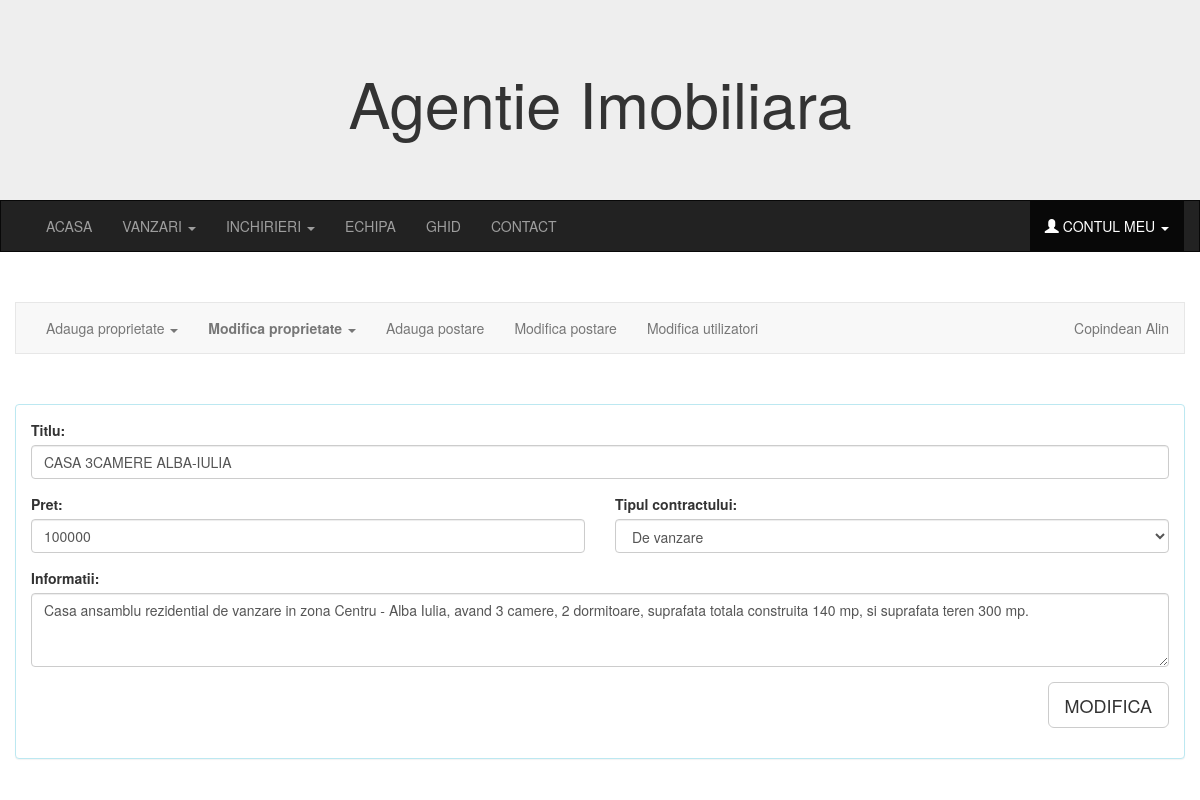
/mod_casa.php?id_casa=2 (signed in), run on the app's committed database.
### tables this page shows
CREATE TABLE `useri` (
  `id_user` int(11) unsigned NOT NULL AUTO_INCREMENT,
  `nume` varchar(50) NOT NULL DEFAULT '',
  `prenume` varchar(50) NOT NULL DEFAULT '',
  `telefon` varchar(15) NOT NULL DEFAULT '',
  `email` varchar(60) NOT NULL DEFAULT '',
  `password` varchar(500) NOT NULL DEFAULT '',
  `admin` binary(2) DEFAULT '0\0',
  `avatar` varchar(255) DEFAULT NULL,
  PRIMARY KEY (`id_user`)
);

CREATE TABLE `case_vile` (
  `id_casa` int(11) NOT NULL AUTO_INCREMENT,
  `titlu` varchar(255) DEFAULT NULL,
  `camere` int(2) unsigned NOT NULL DEFAULT '0',
  `pret_casa` bigint(20) unsigned NOT NULL DEFAULT '0',
  `localitate` varchar(60) NOT NULL DEFAULT '',
  `an_constructie` int(10) unsigned NOT NULL DEFAULT '0',
  `id_agent` int(11) unsigned NOT NULL DEFAULT '0',
  `suprafata` varchar(25) DEFAULT NULL,
  `garaj` varchar(10) DEFAULT 'nu',
  `piscina` varchar(10) DEFAULT 'nu',
  `info` varchar(500) DEFAULT NULL,
  `tip_contract` varchar(255) NOT NULL DEFAULT '',
  PRIMARY KEY (`id_casa`),
  KEY `id_agent` (`id_agent`),
  CONSTRAINT `case_vile_ibfk_1` FOREIGN KEY (`id_agent`) REFERENCES `useri` (`id_user`) ON DELETE CASCADE ON UPDATE CASCADE
);

### mod_casa.php (the view, shortened to what this page needs)
<!DOCTYPE html>
<html>
<head>
  <link rel="stylesheet" href="https://maxcdn.bootstrapcdn.com/bootstrap/3.3.7/css/bootstrap.min.css">
  <link rel="stylesheet" href="style.css">
</head>
<body>
<div class="jumbotron">
  <div class="container text-center">
    <h1>Agentie Imobiliara</h1>
  </div>
</div>
<nav class="navbar navbar-inverse">
  <div class="container-fluid">
    <div class="collapse navbar-collapse" id="myNavbar">
      <ul class="nav navbar-nav">
        <li ><a href="index.php">ACASA</a></li>
        <li class="dropdown">
        <a class="dropdown-toggle" data-toggle="dropdown" href="#">VANZARI
        <span class="caret"></span></a>
      </li>
      <li class="dropdown">
        <a class="dropdown-toggle" data-toggle="dropdown" href="#">INCHIRIERI
        <span class="caret"></span></a>
      </li>
        <li><a href="echipa.php">ECHIPA</a></li>
        <li><a href="ghid.php">GHID</a></li>
        <li><a href="contact.php">CONTACT</a></li>
      </ul>
      <ul class="nav navbar-nav navbar-right">
        <li class="active" class="dropdown" >
        <a class="dropdown-toggle" data-toggle="dropdown" href="#"><span class="glyphicon glyphicon-user"></span> CONTUL MEU
        <span class="caret"></span></a>
      </ul>
    </div>
  </div>
</nav>
<div class="container">
                        <?php
                        require("mysql.php");
                        $admin=0;
                        if(isset($_SESSION['id_user']))
                            {
                              $query = "SELECT nume,prenume,admin FROM useri where id_user=".$_SESSION['id_user'];
                              $rezultat1 = mysqli_query($conexiune, $query) or die ('Eroare');
                               while($row = mysqli_fetch_array($rezultat1))
                              {
                                $admin=$row["admin"];
                                $numeadmin=$row["nume"];
                                $prenumeadmin=$row["prenume"];
                                }
                              if($admin!=0)
                              {
                        ?>
<div class="row">
  <nav class="navbar navbar-default">
  <div class="container-fluid">
    <ul class="nav navbar-nav">
      <li class="dropdown">
        <a class="dropdown-toggle" data-toggle="dropdown" href="#">Adauga proprietate
        <span class="caret"></span></a>
      </li>
      <li class="active-admin" class="dropdown">
        <a class="dropdown-toggle" data-toggle="dropdown" href="#">Modifica proprietate
        <span class="caret"></span></a>
      </li>
      <li><a href="adauga_postare.php">Adauga postare</a></li>
      <li ><a href="modifica_postare.php">Modifica postare</a></li>
      <li ><a href="modifica_useri.php">Modifica utilizatori</a></li>
    </ul>
    <ul class="nav navbar-nav navbar-right">
        <li><a href="admin.php"><?php echo $numeadmin." ".$prenumeadmin;?></a></li>
      </ul>
  </div>
</nav>
</div>
</div>
<div class="container">
  <div class="row">
      <?php
                    if (isset($_GET['id_casa'])) {
                        $id_casa = $_GET['id_casa'];
                        require("mysql.php");
                        if (isset($_POST['submit'])) {
                            $query = "UPDATE case_vile
                                SET titlu='".$_POST['titlu']."',
                                 pret_casa='". $_POST['pret_casa'] ."',
                                 tip_contract='". $_POST['tip_contract'] ."',
                                 info='". $_POST['info'] ."'
                                 WHERE id_casa=".$id_casa;
                            $result=mysqli_query($conexiune, $query);
                            if (!$result) {
                              echo mysqli_error($conexiune);
                            } else {
                              echo "<h2>Modificare efectuată cu success!</h2>";
                                echo "<p>Înapoi la <a href='modifica_case.php'>Lista de case/vile</a>";
                            }
                        } else {
                            $query = "SELECT *
                                FROM case_vile
                                WHERE case_vile.id_casa=".$id_casa;
                            $rezultat = mysqli_query($conexiune, $query) or die ('Eroare');
                            $row=mysqli_fetch_assoc($rezultat);
                            ?>
                            <div class="panel panel-info">
                            <div class="panel-body">
                            <form id="editApartament" action="mod_casa.php?id_casa=<?=$id_casa?>" method="post">
                                <div class="row">
                                    <div class="col-sm-12 form-group">
                                        <label >
                                          Titlu:</label>
                                            <input type="text" class="form-control" id="titlu" name="titlu" required="" value="<?=$row["titlu"]?>">
                                  </div></div>
                                  <div class="row">
                                    <div class="col-sm-6 form-group">
                                        <label >
                                          Pret:</label>
                                            <input type="number" class="form-control" id="pret_casa" name="pret_casa" required="" value="<?=$row["pret_casa"]?>">
                                  </div>
                                      <div class="col-sm-6 form-group">
                                    <label for="tip_teren">Tipul contractului:</label>
                                         <select class="form-control" id="tip_contract" name="tip_contract" value="<?=$row["tip_contract"]?>">
                                                  <option><?=$row["tip_contract"]?></option>
                                          </select>
                                </div>
                                </div>
                                <div class="row">
                                   <div class="col-sm-12 form-group">
                                    <label for="comment">Informatii:</label>
                                  <textarea class="form-control" rows="3" id="info" name="info" required="" value="<?=$row["info"]?>"><?php echo $row["info"]; ?></textarea>
                                </div>
                            </div>
                              <div class="row">
                         <div class="col-sm-12 form-group">
                    <button type="submit" class="btn btn-lg btn-default pull-right" id="submit" value="Submit" name="submit">MODIFICA</button>
                </div>
            </div>
                            </form>
                          </div>
                        </div>
                            <?php
                        }
                    } else {
                        echo "<p>Lipsă paramentru (nu știu ce client să modific)</p>";
                        echo "<p>Mergeți înapoi la <a href='modifica_case.php'>Lista de case/vile</a> și selectați una</p>";
                    }
                ?>
  </div>
   <?php
}
else
                          {echo "<h2>Nu ai acces la aceasta pagina!</h2>";
                          echo "<p>Înapoi la <a href='index.php'>prima pagina</a>"; }
}
                        else
                          {echo "<h2>Nu ai acces la aceasta pagina!</h2>";
                          echo "<p>Înapoi la <a href='index.php'>prima pagina</a>"; }
?>
  </div>
</body>
</html>

### style.css (style rules this page uses)
.navbar { margin-bottom: 50px; border-radius: 0; }
.jumbotron { margin-bottom: 0; }
.active-admin { font-weight: bold; }

### data on the page
useri: nume "Copindean", prenume "Alin"
case_vile: titlu "CASA 3CAMERE ALBA-IULIA", pret_casa "100000", tip_contract "De vanzare", info "Casa ansamblu rezidential de vanzare in zona Centru - Alba Iulia, avand 3 camere, 2 dormitoare, suprafata totala construita 140 mp, si suprafata teren 300 mp."
